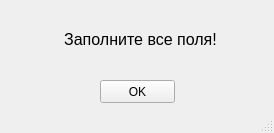
<?xml version="1.0" encoding="UTF-8"?>
<ui version="4.0">
 <class>MainWindow</class>
 <widget class="QMainWindow" name="MainWindow">
  <property name="geometry">
   <rect>
    <x>0</x>
    <y>0</y>
    <width>274</width>
    <height>133</height>
   </rect>
  </property>
  <property name="windowTitle">
   <string>Ошибка</string>
  </property>
  <property name="windowIcon">
   <iconset>
    <normaloff>../../../../../307313.png</normaloff>../../../../../307313.png</iconset>
  </property>
  <widget class="QWidget" name="centralwidget">
   <widget class="QPushButton" name="Ok_Button">
    <property name="geometry">
     <rect>
      <x>100</x>
      <y>80</y>
      <width>75</width>
      <height>23</height>
     </rect>
    </property>
    <property name="text">
     <string>OK</string>
    </property>
   </widget>
   <widget class="QLabel" name="label">
    <property name="geometry">
     <rect>
      <x>60</x>
      <y>9</y>
      <width>161</width>
      <height>61</height>
     </rect>
    </property>
    <property name="font">
     <font>
      <pointsize>12</pointsize>
     </font>
    </property>
    <property name="text">
     <string>Заполните все поля!</string>
    </property>
    <property name="alignment">
     <set>Qt::AlignCenter</set>
    </property>
    <property name="wordWrap">
     <bool>true</bool>
    </property>
   </widget>
  </widget>
  <widget class="QMenuBar" name="menubar">
   <property name="geometry">
    <rect>
     <x>0</x>
     <y>0</y>
     <width>274</width>
     <height>21</height>
    </rect>
   </property>
  </widget>
  <widget class="QStatusBar" name="statusbar"/>
 </widget>
 <resources/>
 <connections/>
</ui>
